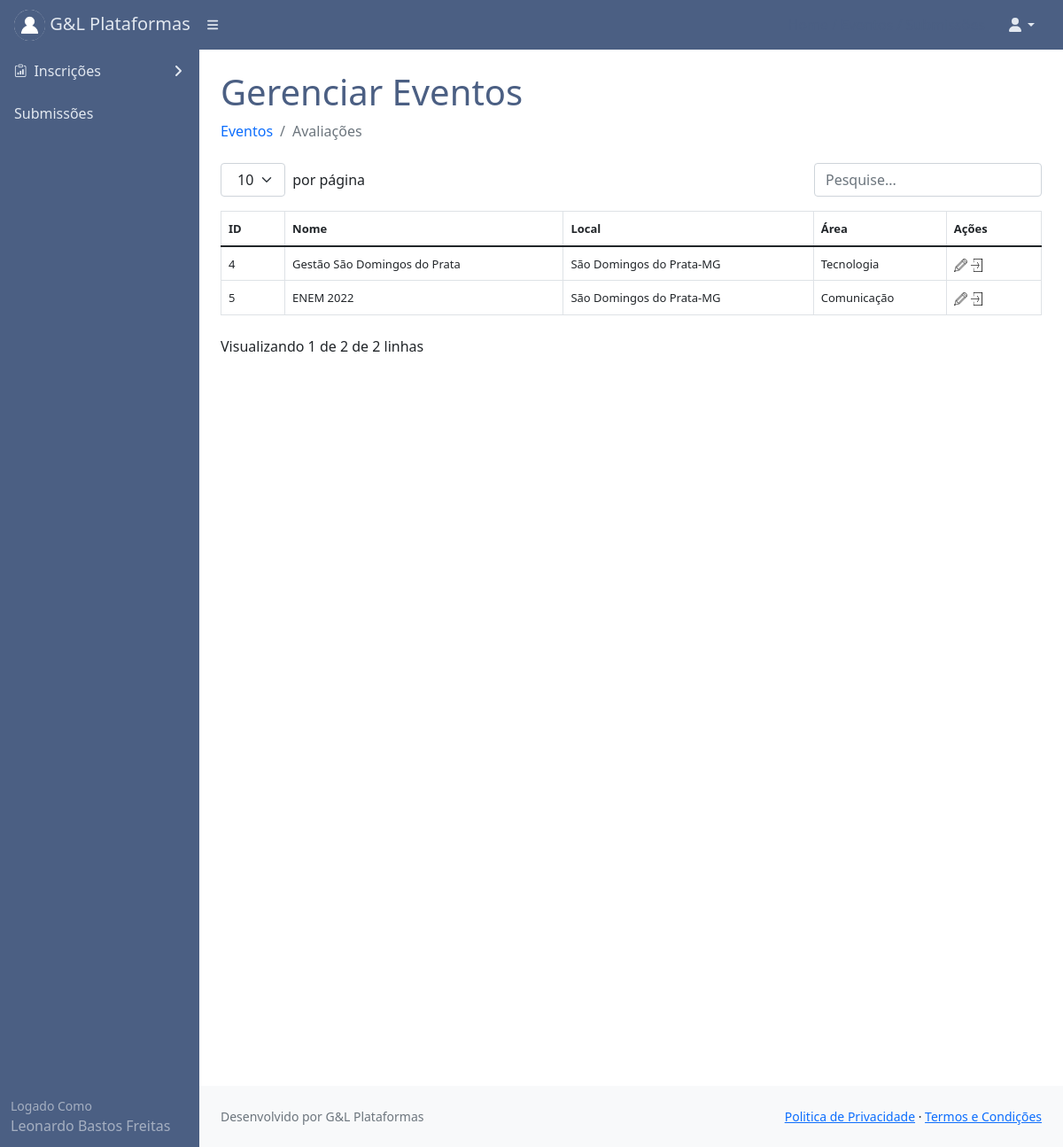
Screenshot of /principal/ (signed in) with the database file from the repository.
### core/models.py (models this page shows)
class Usuariocd(models.Model):
    cpf = models.CharField(max_length=11)
    nome = models.CharField(max_length=300)
    cep = models.CharField(max_length=8)
    nascimento = models.DateField()
    email = models.EmailField()
    endereco = models.CharField(max_length=500)
    cidade = models.CharField(max_length=150)
    bairro = models.CharField(max_length=150)
    pais = models.CharField(max_length=150)
    instituicao = models.CharField(max_length=150)
    cmp = models.CharField(max_length=3)
    categ = models.CharField(max_length=150)
    cinfo = models.CharField(max_length=3)
    gestor_plataforma = models.CharField(max_length=3)
    autor = models.CharField(max_length=3)
    avaliador = models.CharField(max_length=3)
    lider = models.CharField(max_length=3)
    id_usuario = models.BigIntegerField()
    contato = models.BigIntegerField(null=True)
    perfil = models.FileField(upload_to='')

class Evento(models.Model):
    nome = models.CharField(max_length=150)
    cidade = models.CharField(max_length=150)
    estado = models.CharField(max_length=5)
    data_evento = models.DateTimeField()
    modalidade = models.CharField(max_length=150)
    status = models.CharField(max_length=30)
    data_criacao = models.DateTimeField(auto_now=True)
    logo = models.FileField(upload_to='')
    def get_data_evento(self):
        return self.data_evento.strftime('%d/%m/%Y às %H:%M')

### core/views.py (the view)
# urls.py: path('principal/', views.principal),
@login_required(login_url='/login/')
def principal(request):
    meuid = User.objects.filter(username=request.user)
    for m in meuid:
        mid = m.id
    usuarios = Usuariocd.objects.filter(id_usuario=mid)
    eventos = Evento.objects.filter(status='andamento')
    dados = {'eventos': eventos,
             'usuarios': usuarios}
    return render(request,'principal.html', dados)

### templates/principal.html (shortened to what this page needs)
{% extends 'base.html' %}
{% load static %}
{% block content %}
<div id="layoutSidenav_content">
                <main>
                    <div class="container-fluid px-4">
                        <h1 class="mt-4" style="color:#4B5F83;">Gerenciar Eventos</h1>
                        <ol class="breadcrumb mb-4">
                            <li class="breadcrumb-item"><a href="#" style="text-decoration:none;">Eventos</a></li>
                            <li class="breadcrumb-item active">Avaliações</li>
                        </ol>
                                <p class="mb-0">
                                  <table class="table " id="datatablesSimple">
                                    <thead>
                                        <tr>
                                             <th><font size="2px">ID</font></th>
                                            <th><font size="2px">Nome</font></th>
                                            <th><font size="2px">Local</font></th>
                                            <th><font size="2px">Área</font></th>
                                            <th><font size="2px">Ações</font></th>
                                        </tr>
                                    </thead>
                                    <tbody>
                                            {% for eventos in eventos %}
                                                                                 <tr>
                                             <td><font size="2px">{{eventos.id}}</font></td>
                                            <td><font size="2px">{{ eventos.nome }}  </font></td>
                                            <td><font size="2px">{{eventos.cidade}}-{{eventos.estado}} </font></td>
                                            <td><font size="2px">{{eventos.modalidade}}  </font></td>
                                            <td><font size="2px">
                                                <a href="/editarevento/?id={{eventos.id}}">
                                                    <img src={% static "assets/lapis.png" %}
                                                         width="15" height="15"></a>
                                                <a href="/addsessao/?id={{eventos.id}}">
                                                    <img src={% static "assets/addsessao.png" %}
                                                         width="15" height="15">
                                                </a>
                                            </font></td>
                                        </tr>
                                                {% endfor %}
                                    </tbody>
                                </table>
                                </p>
                        <div style="height: 100vh"></div>
                    </div>
                </main>
                <footer class="py-4 bg-light mt-auto">
                    <div class="container-fluid px-4">
                        <div class="d-flex align-items-center justify-content-between small">
                            <div class="text-muted">Desenvolvido por G&L Plataformas</div>
                            <div>
                                <a href="#">Politica de Privacidade</a>
                                &middot;
                                <a href="#">Termos e Condições</a>
                            </div>
                        </div>
                    </div>
                </footer>
            </div>
        </div>
{% endblock %}

### templates/base.html (shortened to what this page needs)
{% load static %}
<!DOCTYPE html>
<html lang="pt-br">
    <head>
        <link href={% static "css/styles.css" %} rel="stylesheet" />
        <link href={% static "css/step.css" %} rel="stylesheet" />
        <link href={% static "css/gira.css" %} rel="stylesheet" />
        <link rel="stylesheet" href="https://cdn.jsdelivr.net/npm/bootstrap-icons@1.3.0/font/bootstrap-icons.css">
    </head>
    <body>
        <nav class="sb-topnav navbar navbar-expand navbar-dark" style="background:#4B5F83;">
            <a class="navbar-brand ps-3" href="#" style="color:#e2e8f0;">
                {% for usuarios in usuarios %}
                <img src="/media/{{usuarios.perfil}}"
                     alt="Admin"
                     class="rounded-circle"
                     width="35" height="35"> G&L Plataformas
                {% endfor %}
            </a>
            <button class="btn btn-link btn-sm order-1 order-lg-0 me-4 me-lg-0" id="sidebarToggle" href="#!"><i class="fas fa-bars" style="color:#e2e8f0;"></i></button>
            <form class="d-none d-md-inline-block form-inline ms-auto me-0 me-md-3 my-2 my-md-0">
                <a href="#" style="text-decoration:none; color:#4B5F83;">
                </a>
                <a href="#" style="text-decoration:none; color:#4B5F83;">
                </a>
                <a href="/submissoes/" style="text-decoration:none; color:#4B5F83;">
                </a>
            </form>
            <ul class="navbar-nav ms-auto ms-md-0 me-3 me-lg-4">
                <li class="nav-item dropdown">
                    <a class="nav-link dropdown-toggle" id="navbarDropdown" href="#" role="button" data-bs-toggle="dropdown" aria-expanded="false" style="color:#e2e8f0;"><i class="fas fa-user fa-fw"></i></a>
                </li>
            </ul>
        </nav>
        <div id="layoutSidenav">
            <div id="layoutSidenav_nav" >
                <nav class="sb-sidenav accordion sb-sidenav-dark" id="sidenavAccordion" >
                    <div class="sb-sidenav-menu" style="background:#4B5F83;">
                        <div class="nav">
                             <a class="nav-link collapsed" href="#" data-bs-toggle="collapse" data-bs-target="#pagesCollapseAuth" aria-expanded="false" aria-controls="pagesCollapseAuth">
                                        <div class="sb-nav-link-icon" style="color:#e2e8f0;"><i class="bi bi-clipboard-data"></i></div>
                                        <div style="color:#e2e8f0;">Inscrições</div>
                                        <div class="sb-sidenav-collapse-arrow" style="color:#e2e8f0;"><i class="fas fa-angle-down"></i></div>
                                    </a>
                            <a class="nav-link" href="/submetidos/" style="color:#e2e8f0;">Submissões</a>
                        </div>
                    </div>
                    <div class="sb-sidenav-footer" style="background:#4B5F83;">
                        <div class="small" >Logado Como</div>
                        {% for usuarios in usuarios %}
                        {{usuarios.nome}}
                        {% endfor %}
                    </div>
                </nav>
            </div>
{% block content %}{% endblock %}
    </body>
</html>

### static/css/step.css (style rules this page uses)
:root { --prm-color: #0381ff; --prm-gray:#4B5F83; }

### rows the page displays
Usuariocd: perfil (picture), nome "Leonardo Bastos Freitas"
Evento: id "4", nome "Gestão São Domingos do Prata", cidade "São Domingos do Prata", estado "MG", modalidade "Tecnologia"
Evento: id "5", nome "ENEM 2022", cidade "São Domingos do Prata", estado "MG", modalidade "Comunicação"
